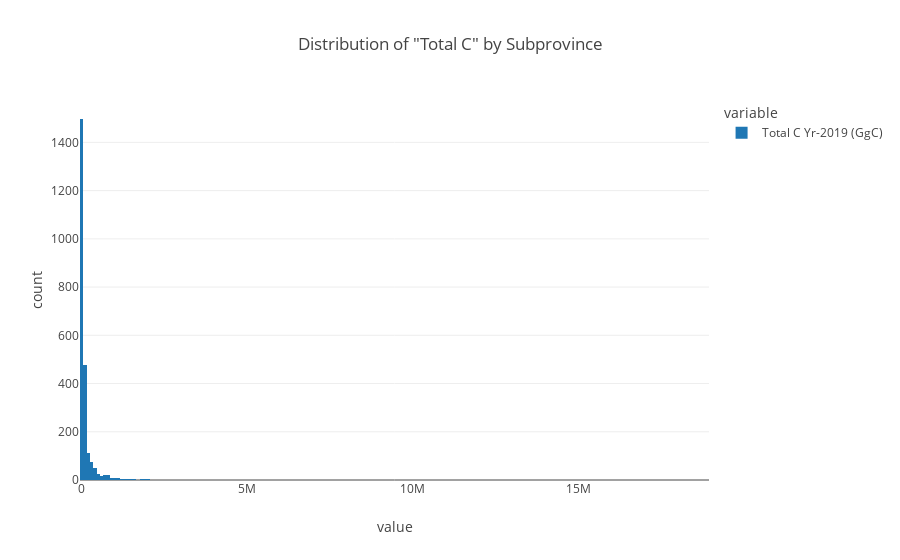
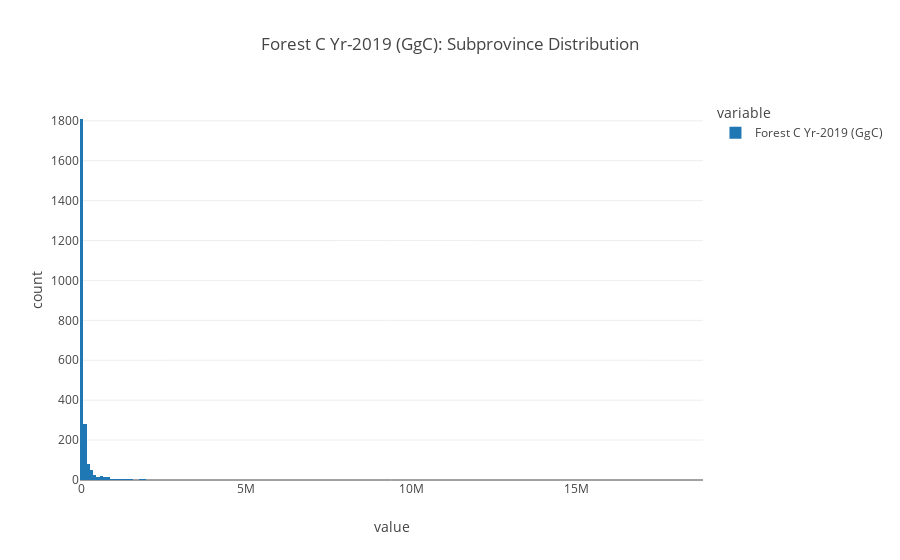
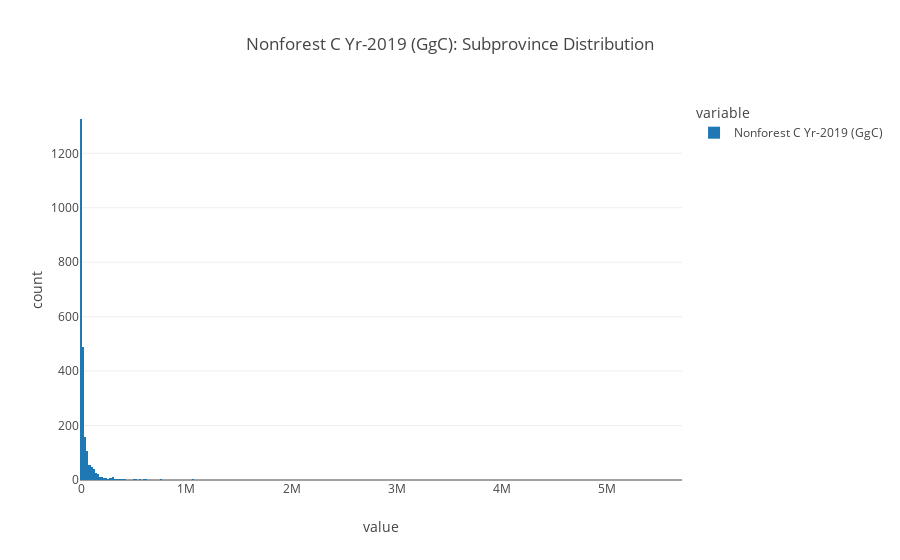
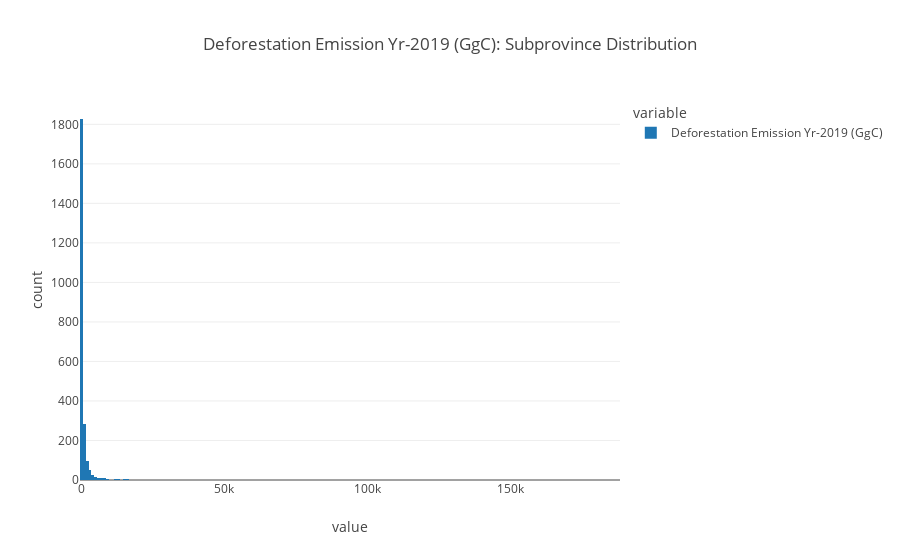

Notebook source saved alongside these figures, in order:
### Code cell
#Let's plot that total C column and see if they're all positive values or not
px.histogram(df['Total C Yr-2019 (GgC)'],title = 'Distribution of "Total C" by Subprovince')

#Let's plot all of the subcomponents as well, just to get a sense of sign distributions
for c in component_columns:
    px.histogram(df[c],title = c + ': Subprovince Distribution')
    
#Plot removal as well
px.histogram(df['Removal Yr-2019 (tons C)'], title = 'Removal Yr-2019 (tons C): Subprovince Distribution')

### Figure 1 — Plotly figure (JSON) as saved in the notebook; plotly's stock layout.template omitted (floating-point values rounded to 4 significant figures; data arrays with more than 128 entries replaced by an {"elided": "..."} marker saying what was removed)
{"data": [{"alignmentgroup": "True", "bingroup": "x", "hovertemplate": "variable=Total C Yr-2019 (GgC)<br>value=%{x}<br>count=%{y}<extra></extra>", "legendgroup": "Total C Yr-2019 (GgC)", "marker": {"color": "#1F77B4"}, "name": "Total C Yr-2019 (GgC)", "offsetgroup": "Total C Yr-2019 (GgC)", "orientation": "v", "showlegend": true, "type": "histogram", "x": {"elided": "2377 float values"}, "xaxis": "x", "yaxis": "y"}], "layout": {"barmode": "relative", "legend": {"title": {"text": "variable"}, "tracegroupgap": 0}, "title": {"text": "Distribution of \"Total C\" by Subprovince"}, "xaxis": {"anchor": "y", "domain": [0, 1], "title": {"text": "value"}}, "yaxis": {"anchor": "x", "domain": [0, 1], "title": {"text": "count"}}}}

### Figure 2 — Plotly figure (JSON) as saved in the notebook; plotly's stock layout.template omitted (floating-point values rounded to 4 significant figures; data arrays with more than 128 entries replaced by an {"elided": "..."} marker saying what was removed)
{"data": [{"alignmentgroup": "True", "bingroup": "x", "hovertemplate": "variable=Forest C Yr-2019 (GgC)<br>value=%{x}<br>count=%{y}<extra></extra>", "legendgroup": "Forest C Yr-2019 (GgC)", "marker": {"color": "#1F77B4"}, "name": "Forest C Yr-2019 (GgC)", "offsetgroup": "Forest C Yr-2019 (GgC)", "orientation": "v", "showlegend": true, "type": "histogram", "x": {"elided": "2377 float values"}, "xaxis": "x", "yaxis": "y"}], "layout": {"barmode": "relative", "legend": {"title": {"text": "variable"}, "tracegroupgap": 0}, "title": {"text": "Forest C Yr-2019 (GgC): Subprovince Distribution"}, "xaxis": {"anchor": "y", "domain": [0, 1], "title": {"text": "value"}}, "yaxis": {"anchor": "x", "domain": [0, 1], "title": {"text": "count"}}}}

### Figure 3 — Plotly figure (JSON) as saved in the notebook; plotly's stock layout.template omitted (floating-point values rounded to 4 significant figures; data arrays with more than 128 entries replaced by an {"elided": "..."} marker saying what was removed)
{"data": [{"alignmentgroup": "True", "bingroup": "x", "hovertemplate": "variable=Nonforest C Yr-2019 (GgC)<br>value=%{x}<br>count=%{y}<extra></extra>", "legendgroup": "Nonforest C Yr-2019 (GgC)", "marker": {"color": "#1F77B4"}, "name": "Nonforest C Yr-2019 (GgC)", "offsetgroup": "Nonforest C Yr-2019 (GgC)", "orientation": "v", "showlegend": true, "type": "histogram", "x": {"elided": "2377 float values"}, "xaxis": "x", "yaxis": "y"}], "layout": {"barmode": "relative", "legend": {"title": {"text": "variable"}, "tracegroupgap": 0}, "title": {"text": "Nonforest C Yr-2019 (GgC): Subprovince Distribution"}, "xaxis": {"anchor": "y", "domain": [0, 1], "title": {"text": "value"}}, "yaxis": {"anchor": "x", "domain": [0, 1], "title": {"text": "count"}}}}

### Figure 4 — Plotly figure (JSON) as saved in the notebook; plotly's stock layout.template omitted (floating-point values rounded to 4 significant figures; data arrays with more than 128 entries replaced by an {"elided": "..."} marker saying what was removed)
{"data": [{"alignmentgroup": "True", "bingroup": "x", "hovertemplate": "variable=Deforestation Emission Yr-2019 (GgC)<br>value=%{x}<br>count=%{y}<extra></extra>", "legendgroup": "Deforestation Emission Yr-2019 (GgC)", "marker": {"color": "#1F77B4"}, "name": "Deforestation Emission Yr-2019 (GgC)", "offsetgroup": "Deforestation Emission Yr-2019 (GgC)", "orientation": "v", "showlegend": true, "type": "histogram", "x": {"elided": "2377 float values"}, "xaxis": "x", "yaxis": "y"}], "layout": {"barmode": "relative", "legend": {"title": {"text": "variable"}, "tracegroupgap": 0}, "title": {"text": "Deforestation Emission Yr-2019 (GgC): Subprovince Distribution"}, "xaxis": {"anchor": "y", "domain": [0, 1], "title": {"text": "value"}}, "yaxis": {"anchor": "x", "domain": [0, 1], "title": {"text": "count"}}}}
